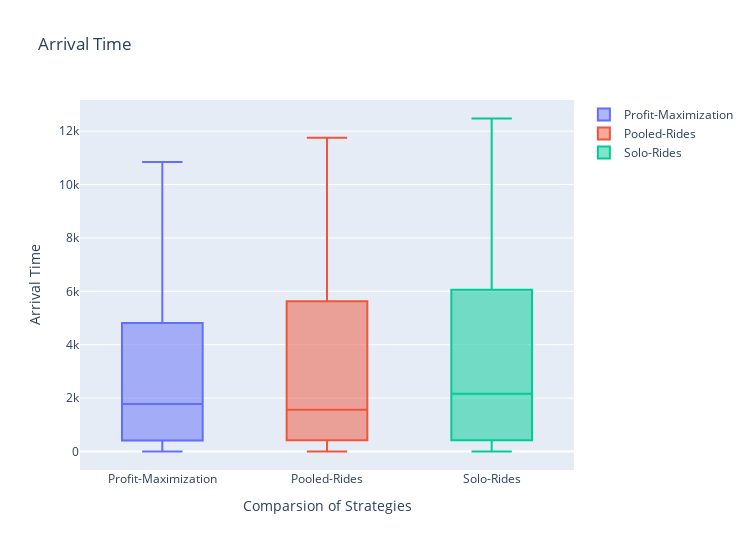

The code cell stored with this chart in its notebook:
### Markdown cell above
# KPI-4: Arrival Time (time to arrive for traveller)

### Code cell
import pandas as pd

data2 = pd.read_csv('D:/Development/GitHub-ProjectV2.0/MaaSSim/docs/tutorials/Results/Simulation/Driver/KPI-4-ArrivalTime/ArrivalTime_Solo-Rides.csv')
data1 =pd.read_csv('D:/Development/GitHub-ProjectV2.0/MaaSSim/docs/tutorials/Results/Simulation/Driver/KPI-4-ArrivalTime/ArrivalTime_Profit-Maximization.csv')
data =pd.read_csv('D:/Development/GitHub-ProjectV2.0/MaaSSim/docs/tutorials/Results/Simulation/Driver/KPI-4-ArrivalTime/ArrivalTime_Pooled-Rides.csv')

for col in data.columns:
    data[col]=data[col]//60
    data.head()
    
for col in data1.columns:
    data1[col]=data1[col]//60
    data1.head()
    
     
for col in data1.columns:
    data2[col]=data2[col]//60
    data2.head() 
    

colListPR=[]
for column in data.columns:
     
    # Storing the rows of a column
    # into a temporary list
    li =data[column].tolist()
     
    # appending the temporary list
    colListPR.append(li)
     
# Printing the final list
#print(colListPR)


colListPM=[]
for column in data1.columns:
     
    li =data1[column].tolist()
     
    colListPM.append(li)
     
print(colListPM)

colListSR=[]
for column in data2.columns:
     
    li =data2[column].tolist()
     
    colListSR.append(li)
     
#print(colListSR)

import numpy as np
import matplotlib.pyplot as plt

flatPR= [y for sublist in colListPR for y in sublist]
#flatPR
#plt.boxplot(flatPR)


import numpy as np
import matplotlib.pyplot as plt

flatSR= [y for sublist in colListSR for y in sublist]
#flatSR
#plt.boxplot(flatSR)

import numpy as np
import matplotlib.pyplot as plt

flatPM= [y for sublist in colListPM for y in sublist]
#flatPM
#plt.boxplot(flatPM)

import plotly.graph_objects as go
from plotly.subplots import make_subplots
fig = go.Figure()
fig.update_layout(autosize=False,width=750,height=550,)

fig.add_trace(go.Box(y=flatPM,name="Profit-Maximization"))
fig.add_trace(go.Box(y=flatPR,name="Pooled-Rides"))
fig.add_trace(go.Box(y=flatSR,name="Solo-Rides"))
fig.update_layout(title='Arrival Time',xaxis=dict(title='Comparsion of Strategies'),yaxis=dict(title='Arrival Time'))
fig.show()
#plt.savefig("KPI1Analysis.jpg")


#############################################

### Figure 1 — Plotly figure (JSON) as saved in the notebook; plotly's stock layout.template omitted (floating-point values rounded to 4 significant figures)
{"data": [{"name": "Profit-Maximization", "type": "box", "y": [0, 0, 0, 0, 0, 242, 3621, 4811, 8276, 10850, 308, 1657, 2770, 5518, 8680, 1254, 709, 2553, 4236, 10406, 1288, 411, 1911, 3534, 6051, 1442, 871, 1062, 2148, 5062]}, {"name": "Pooled-Rides", "type": "box", "y": [0, 0, 0, 0, 0, 237, 2912, 5014, 9439, 11754, 283, 1687, 5014, 6626, 10173, 1259, 715, 715, 5626, 9592, 1259, 420, 2302, 3995, 7021, 1441, 761, 804, 2769, 5662]}, {"name": "Solo-Rides", "type": "box", "y": [0, 0, 0, 0, 0, 239, 3018, 5019, 9552, 12475, 281, 1739, 5019, 6976, 10928, 1259, 712, 2767, 6269, 10406, 1288, 420, 2597, 3998, 7520, 1473, 760, 823, 3389, 6055]}], "layout": {"autosize": false, "height": 550, "title": {"text": "Arrival Time"}, "width": 750, "xaxis": {"autorange": true, "range": [-0.5, 2.5], "title": {"text": "Comparsion of Strategies"}, "type": "category"}, "yaxis": {"autorange": true, "range": [-693.1, 13170.0], "title": {"text": "Arrival Time"}, "type": "linear"}}}
